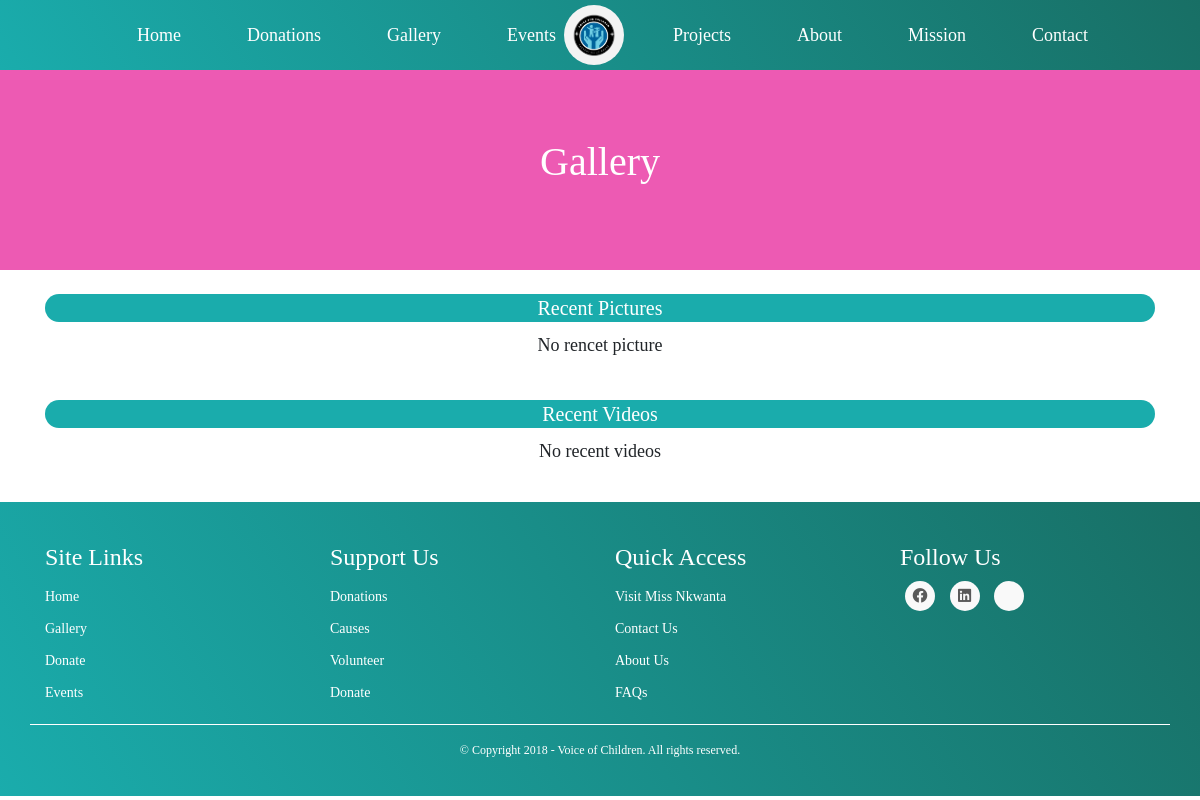
Page /main/gallery/ on the earlier database version.
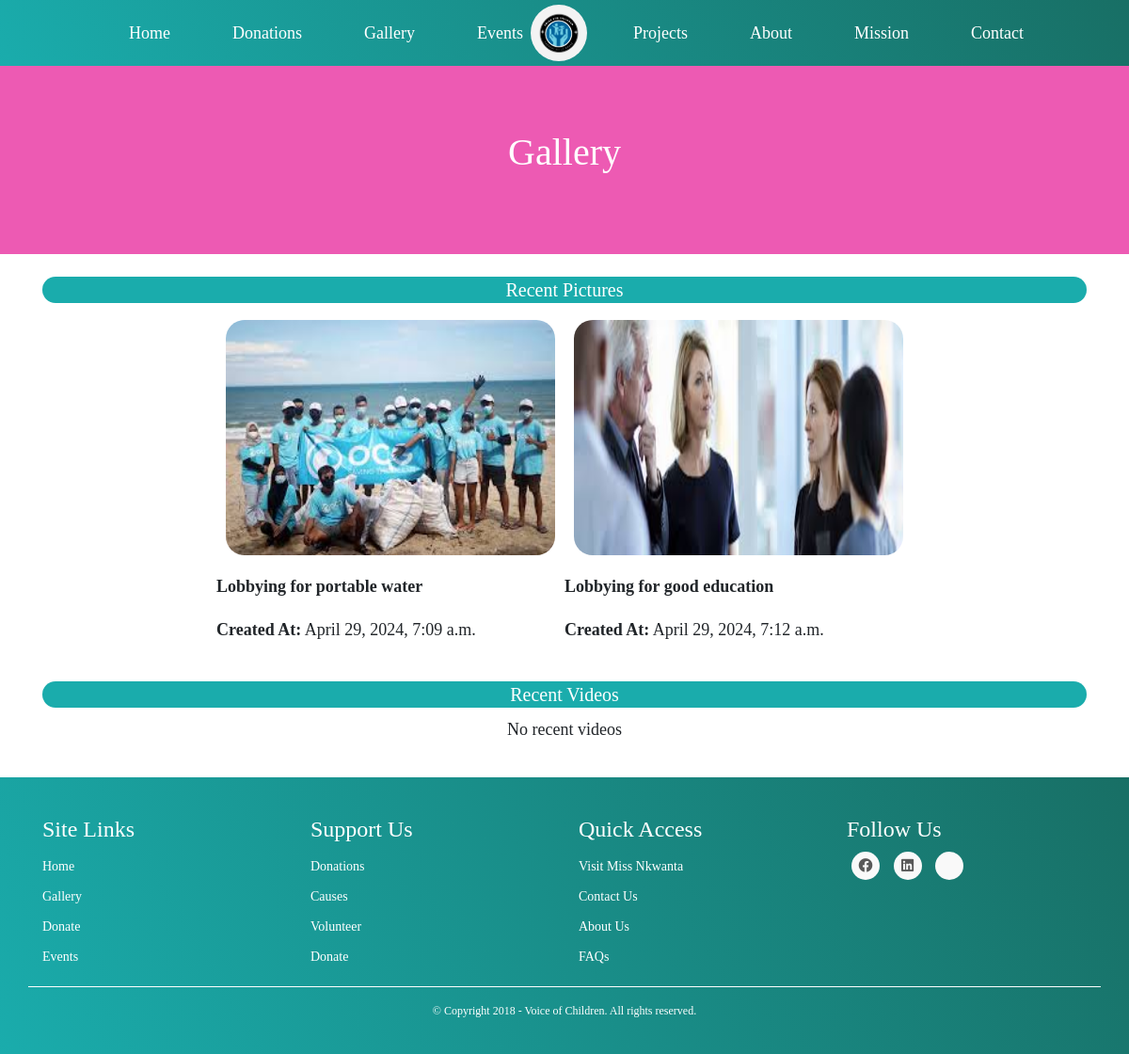
Same page on the later database version.
### main/models.py (models this page shows, shortened)
class PicturesGallery(models.Model):
    image = models.ImageField(upload_to='pictures', blank=False)
    title = models.CharField(max_length=50)
    created_at = models.DateTimeField(auto_now_add=True)
    created_by = models.CharField(max_length=50)

### main/views.py (the view)
# urls.py: path('gallery/', gallery_view, name='gallery'),
def gallery_view(request):
    pictures = PicturesGallery.objects.all()
    videos = VideosGallery.objects.all()
    return render(request, 'main/gallery.html', {'pictures': pictures, 'videos': videos})

### main/templates/main/gallery.html (shortened to what this page needs)
{% extends 'main/base.html' %}
{% block content %}
{% load static %}
<div class="hero-wrap">
    <div class="overlay"></div>
    <div class="container">
      <div class="row no-gutters slider-text align-items-center justify-content-center" data-scrollax-parent="true">
        <div class="col-md-7">
          <h1 class="mb-3">Gallery</h1>
        </div>
      </div>
    </div>
</div>
<div class="container">
    <h1 class="text-center mt-4 page-header">Recent Pictures</h1>
    <div class="gallery">
        {% if pictures %}
            {% for picture in pictures %}
                <div class="pictures">
                    <img src="{{ picture.image.url }}" alt="{{ picture.title }}">
                    <p class="mt-2"><strong>{{ picture.title }}</strong></p>
                    <p><strong>Created At:</strong> {{ picture.created_at }}  </p>
                </div>
            {% endfor %}
        {% else %}
            <p>No rencet picture</p>
        {% endif %}
    </div>
</div>
<div class="container">
    <h1 class="text-center mt-4 page-header">Recent Videos</h1>
    <div class="gallery">
        {% if videos %}
            {% for video in videos %}
                <div class="video">
                    <video controls class="img-fluid">
                        <source src="{{ video.video.url }}" type="video/    mp4">
                        Your browser does not support the video tag.
                    </video>
                    <p class="mt-2"><strong>Title:</strong> {{ video.title }}</p>
                    <p><strong>Created At:</strong> {{ video.created_at }}  </p>
                </div>
            {% endfor %}
        {% else %}
            <p>No recent videos</p>
        {% endif %}
    </div>
</div>
{% endblock %}

Differences in the rows shown:
added PicturesGallery: image (picture), title "Lobbying for portable water", created_at "April 29, 2024, 7:09 a.m."
added PicturesGallery: image (picture), title "Lobbying for good education", created_at "April 29, 2024, 7:12 a.m."
Other differences:
text no longer shown: "No rencet picture"
